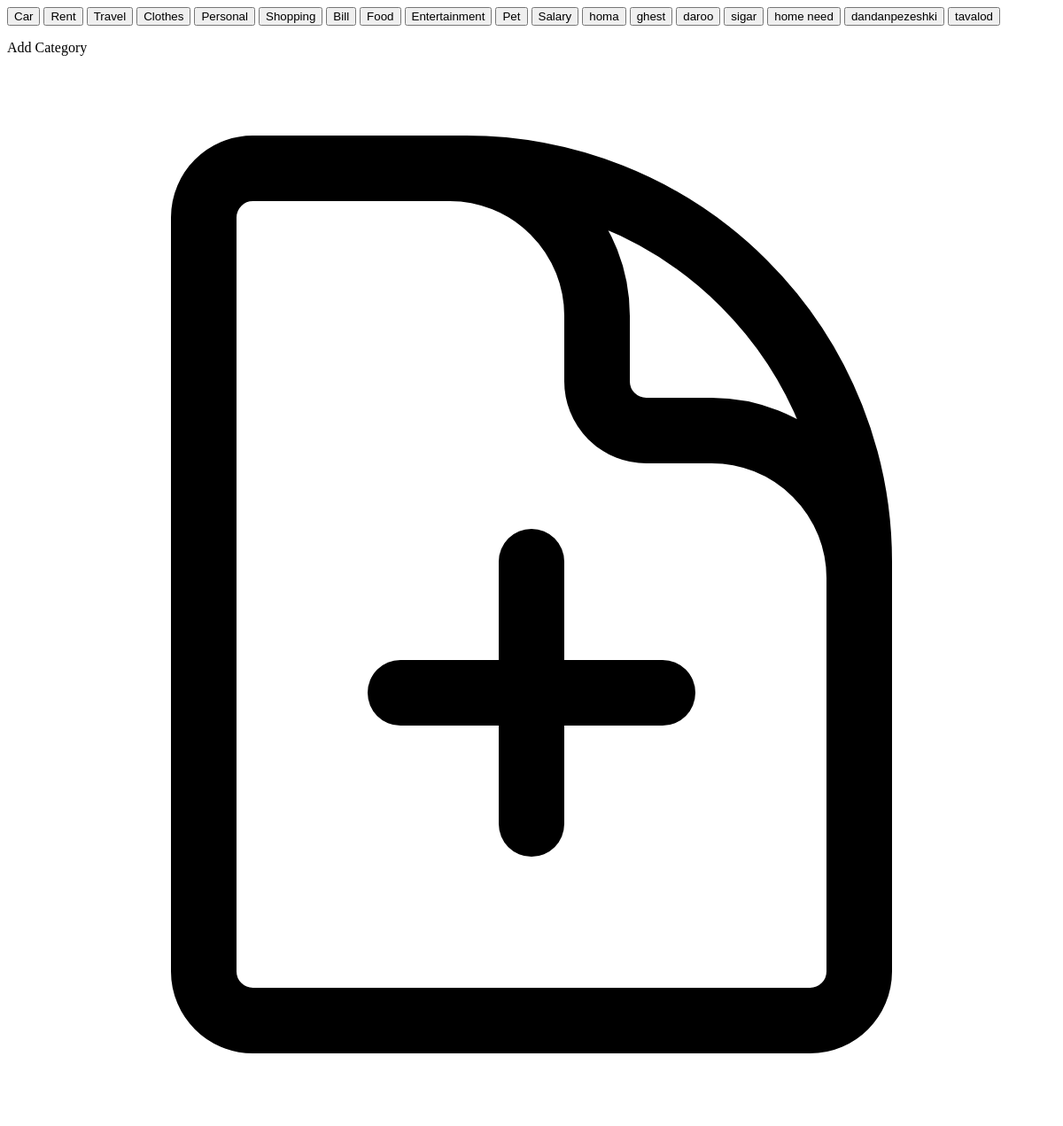
/categories/ (signed in), run on an earlier commit of the app's database.
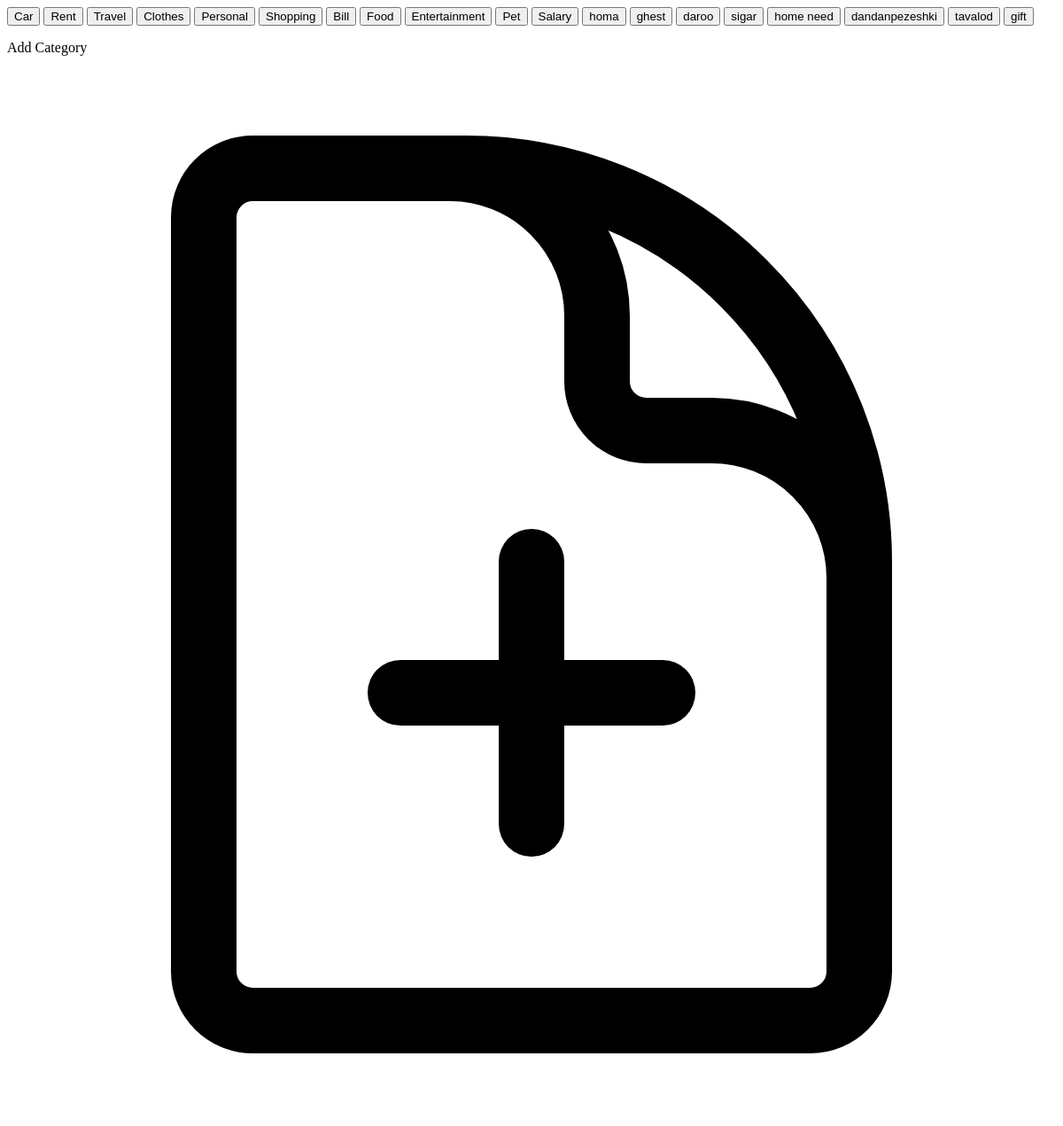
And on a later commit of the database.
### EasyTracker/models.py (models this page shows, shortened)
class Category(models.Model):
    name = models.CharField(max_length=50,verbose_name=_("Category Name"))
    user = models.ForeignKey(User,on_delete=models.CASCADE,related_name='categories')
    def __str__(self):
        return f'{self.name}'
    class Meta:
        verbose_name_plural = 'Categories'

### EasyTracker/views.py (the view)
# urls.py: path('categories/',CategoriesView.as_view(),name='categories'),
class CategoriesView(LoginRequiredMixin,View):
    def get(self,request):
        if 'lang' in request.session:
                activate(request.session['lang'])
        categories = Category.objects.filter(user=request.user)
        return render(request,'EasyTracker/categories.html',{'categories':categories})

### EasyTracker/templates/EasyTracker/categories.html (shortened to what this page needs)
{% load i18n %}
{% get_current_language as LANGUAGE_CODE %}
<div class="container p-3 lg:grid lg:grid-cols-5 lg:gap-2 justify-items-center mx-auto rounded h-screen overflow-y-scroll " {% if LANGUAGE_CODE == 'fa' %} lang="fa" dir="rtl" {% else %} lang="en" dir="ltr" {% endif %}>
{% for cat in categories %}
    <button class="w-full btn btn-success my-1">{{cat}}</button>
{% endfor %}
<div class="grid grid-cols-2 justify-items-center">
    <div><p>{% translate 'Add Category' %}</p></div>
    <div>
    <a class="cursor-pointer" hx-get="{% url 'easy-tracker:add-category' %}" hx-target="#content" hx-swap="innerHTML transition:true" hx-indicator="#spinner"></a>
    </div>
    </div>
  </div>

What changed in the data, as far as the page shows it:
added Category: name "gift"
